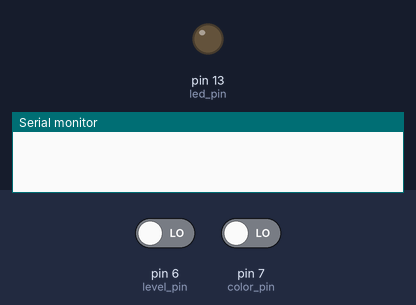
Bench run of a sketch on a simulated Arduino Uno, built with avr-gcc and run on an emulated ATmega328P. On the bench: output pins drawn as LEDs (lit = HIGH), the last lines printed to the serial monitor. The inputs (shaded band) are chosen by the test bench; at power-on: pin 7 (color_pin) LOW, pin 6 (level_pin) LOW. Pins used as bus, display or sensor lines are not drawn.

Above: at 1.2 s.
1.3 s: pin 7 (color_pin) driven HIGH
At 1.9 s:
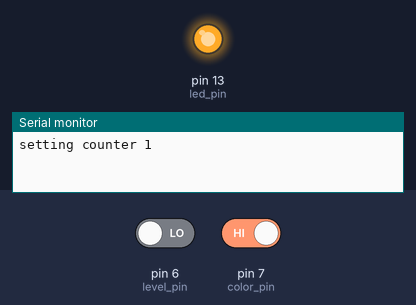
2.8 s: pin 6 (level_pin) driven HIGH
Timing chart, 0 to 5.8 s (numbered marks = the images above; inputs shaded):
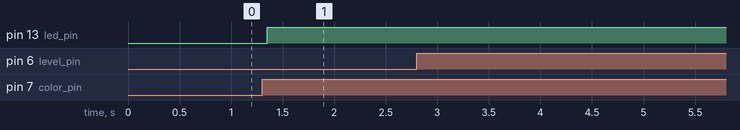

Measured:
- after the input at 1.3 s, pin 13 (led_pin): LOW → HIGH after 0.05 s

The sketch:

rgb_led_swap_color_and_level.ino
```cpp
const int color_pin =  7;
const int level_pin =  6;
const int led_pin   = 13;

const int color_pins[] = {
   9,
  11,
  10,
  12
};

const int levels[] = {
   15,
   95,
  175,
  255
};

int color_levels[] = { 0, 0, 0, 0 };

int btn_pushes   = 0;
int status_color = LOW;
int status_level = LOW;

int bounce_color = LOW;
int bounce_level = LOW;
int btn_reading  = LOW;

long debounce_color  = 0;
long debounce_level  = 0;
long debounce_delay = 50;

void setup() {
  pinMode(led_pin, OUTPUT);

  pinMode(color_pin, INPUT);
  pinMode(level_pin, INPUT);

  pinMode(color_pins[0], OUTPUT);
  pinMode(color_pins[1], OUTPUT);
  pinMode(color_pins[2], OUTPUT);
  pinMode(color_pins[3], OUTPUT);

  Serial.begin(9600);
}

void check_btn_color() {
  btn_reading = digitalRead(color_pin);

  if (btn_reading != bounce_color) {
    debounce_color = millis();
    bounce_color = btn_reading;
  }

  if ((millis() - debounce_color) < debounce_delay) return;

  if (btn_reading == status_color) return;

  status_color = btn_reading;
  bounce_color = status_color;

  if (status_color == HIGH) {
    btn_pushes = (btn_pushes + 1) % 4;

    Serial.print("setting counter ");
    Serial.println(btn_pushes);
  }

  if (btn_pushes == 0) {
    digitalWrite(led_pin, LOW);

    analogWrite(color_pins[1], LOW);
    analogWrite(color_pins[2], LOW);
    analogWrite(color_pins[3], LOW);
  }
  else {
    digitalWrite(led_pin, HIGH);

    analogWrite(color_pins[btn_pushes - 1], LOW);
    analogWrite(color_pins[btn_pushes], levels[color_levels[btn_pushes]]);
  }
}

void check_btn_level() {
  btn_reading = digitalRead(level_pin);

  if (btn_reading != bounce_level) {
    debounce_level = millis();
    bounce_level = btn_reading;
  }

  if ((millis() - debounce_level) < debounce_delay) return;

  if (btn_reading == status_level) return;

  status_level = btn_reading;
  bounce_level = status_level;

  if (status_level == HIGH && btn_pushes != 0) {
    color_levels[btn_pushes] = (color_levels[btn_pushes] + 1) % 4;

    Serial.print("setting level ");
    Serial.println(color_levels[btn_pushes]);

    analogWrite(color_pins[btn_pushes], levels[color_levels[btn_pushes]]);
  }
}

void loop() {
  check_btn_color();
  check_btn_level();
}
```
